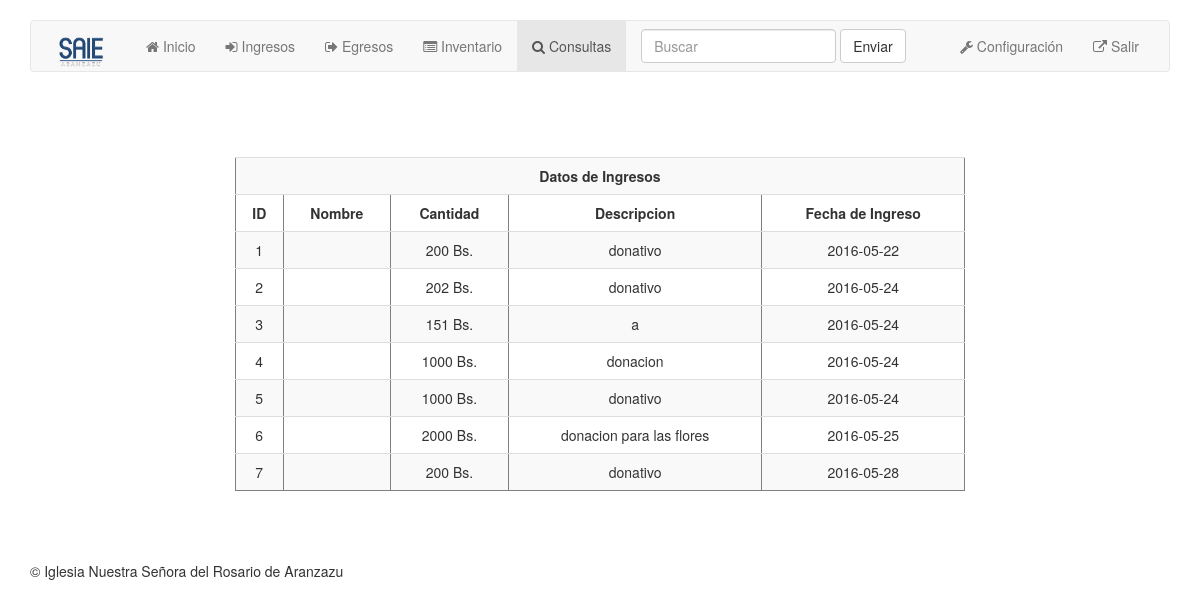
/consdinero.php (signed in), run on the app's committed database.
### tables this page shows
CREATE TABLE `dinero` (
  `id` int(11) NOT NULL,
  `id_donadores` int(11) NOT NULL,
  `cantidad` varchar(40) NOT NULL,
  `mensaje` varchar(400) NOT NULL,
  `fecha` date NOT NULL
);

### consdinero.php (the view, shortened to what this page needs)
<?php
    if (isset($_SESSION['usuario'])) {
?>
<!doctype html>
<html lang="es">
<head>
    <link rel="stylesheet" href="/assets/css/normalize.css">
    <link rel="stylesheet" href="/assets/css/bootstrap.min.css">
    <link rel="stylesheet" href="/assets/css/main.css">
    <link rel="stylesheet" href="/assets/css/font-awesome.min.css">
</head>
<body>
    <div class="container">
        <nav class="navbar navbar-default">
            <div class="container-fluid">
                <div class="navbar-header">
                    <a class="navbar-brand" href="index.php">
                        <img src="/assets/images/logo.png" class="image-responsive" style="max-width: 70px" alt="">
                    </a>
                </div>
                <div id="navbar" class="navbar-collapse collapse">
                    <ul class="nav navbar-nav">
                        <li>
                            <a href="index.php"> <i class="fa fa-home"></i> Inicio</a>
                        </li>
                        <li>
                            <a href="ingresos.php"> <i class="fa fa-sign-in"></i> Ingresos</a>
                        </li>
                        <li>
                            <a href="egresos.php"> <i class="fa fa-sign-out"></i> Egresos</a>
                        </li>
                        <li>
                            <a href="#"> <i class="fa fa-list-alt"></i> Inventario</a>
                        </li>
                        <li class="active">
                            <a href="consultas.php"> <i class="fa fa-search"></i> Consultas</a>
                        </li>
                    </ul>
                    <form class="navbar-form navbar-left" role="search">
                        <div class="form-group">
                            <input type="text" class="form-control" placeholder="Buscar ">
                        </div>
                        <button type="submit" class="btn btn-default">Enviar</button>
                    </form>
                    <ul class="nav navbar-nav navbar-right">
                        <li>
                            <a href="#"> <i class="fa fa-wrench"></i> Configuración</a>
                        </li>
                        <li>
                            <a href="logout.php"> <i class="fa fa-external-link"></i> Salir</a>
                        </li>
                    </ul>
                </div>
            </div>
        </nav>
        <br>
        <br>
        <br>
        <br>
        <div class="row col-md-8 col-md-offset-2 custyle">
        <?php
            $sql="select * from dinero";
            $result= mysql_query($sql) or die(mysql_error());
            echo "<table class='table table-striped custab' border=1 cellpadding=4 cellspacing=0>";
             echo "<tr>
                     <th class='text-center' colspan=5> Datos de Ingresos </th>
                   <tr>
                     <th class='text-center'> ID </th><th class='text-center'> Nombre </th><th class='text-center'> Cantidad </th>
                     <th class='text-center'> Descripcion </th><th class='text-center'> Fecha de Ingreso </th>
                  </tr>";
            while($row=mysql_fetch_array($result))
            {
             echo "<tr>
                     <td class='text-center' align='right'> $row[id] </td>
                     <td class='text-center'> $row[nombre] </td>
                     <td class='text-center'> $row[cantidad] Bs. </td>
                     <td class='text-center'> $row[mensaje] </td>
                     <td class='text-center'> $row[fecha] </td>
                  </tr>";
            }
            echo "</table>";
        ?>
        </div>
    </div>
    <footer class="footer">
        <div class="container">
            &copy; Iglesia Nuestra Señora del Rosario de Aranzazu
        </div>
    </footer>
</body>
<?php
    }else{
        echo '<script> window.location="login.php"; </script>';
    }
?>

### assets/css/main.css (style rules this page uses)
html { color: #222; font-size: 1em; line-height: 1.4; }
audio, canvas, iframe, img, svg, video { vertical-align: middle; }
body { padding-top: 20px; padding-bottom: 20px; }
.navbar { margin-bottom: 5px; }
.carousel, .item, .active { height: 100%; }
footer { margin: 50px 0; }

### data on the page
dinero: id "1", cantidad "200", mensaje "donativo", fecha "2016-05-22"
dinero: id "2", cantidad "202", mensaje "donativo", fecha "2016-05-24"
dinero: id "3", cantidad "151", mensaje "a", fecha "2016-05-24"
dinero: id "4", cantidad "1000", mensaje "donacion", fecha "2016-05-24"
dinero: id "5", cantidad "1000", mensaje "donativo", fecha "2016-05-24"
dinero: id "6", cantidad "2000", mensaje "donacion para las flores", fecha "2016-05-25"
dinero: id "7", cantidad "200", mensaje "donativo", fecha "2016-05-28"
